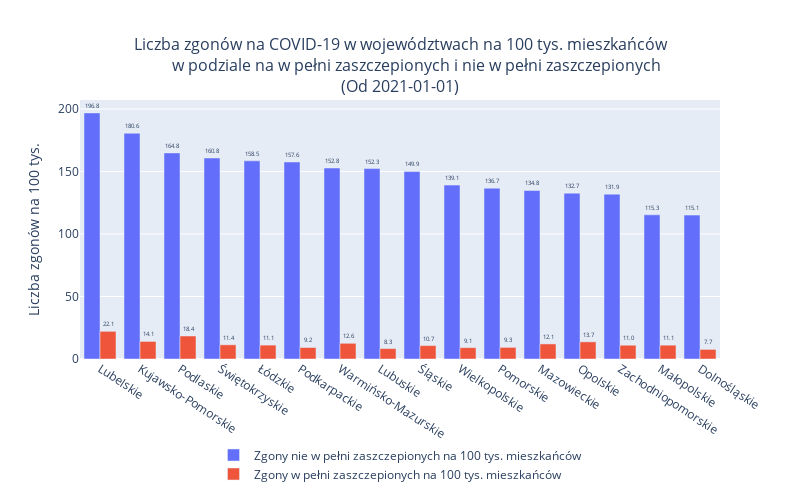

Notebook cell for this chart:
### Code cell
from_date = datetime.date(2021,1,1)

df = prepare_df(dfd, from_date)
plot_df(from_date, df)

### Figure 1 — Plotly figure (JSON) as saved in the notebook; plotly's stock layout.template omitted (floating-point values rounded to 4 significant figures)
{"data": [{"name": "Zgony nie w pełni zaszczepionych na 100 tys. mieszkańców", "offsetgroup": "1", "text": [196.8, 180.6, 164.8, 160.8, 158.5, 157.6, 152.8, 152.3, 149.9, 139.1, 136.7, 134.8, 132.7, 131.9, 115.3, 115.1], "textposition": "outside", "texttemplate": "%{text:2.1f}", "type": "bar", "x": ["Lubelskie", "Kujawsko-Pomorskie", "Podlaskie", "Świętokrzyskie", "Łódzkie", "Podkarpackie", "Warmińsko-Mazurskie", "Lubuskie", "Śląskie", "Wielkopolskie", "Pomorskie", "Mazowieckie", "Opolskie", "Zachodniopomorskie", "Małopolskie", "Dolnośląskie"], "y": [196.8, 180.6, 164.8, 160.8, 158.5, 157.6, 152.8, 152.3, 149.9, 139.1, 136.7, 134.8, 132.7, 131.9, 115.3, 115.1]}, {"name": "Zgony w pełni zaszczepionych na 100 tys. mieszkańców", "offsetgroup": "2", "text": [22.15, 14.06, 18.41, 11.35, 11.12, 9.193, 12.57, 8.34, 10.73, 9.066, 9.29, 12.07, 13.72, 11.02, 11.05, 7.678], "textposition": "outside", "texttemplate": "%{text:2.1f}", "type": "bar", "x": ["Lubelskie", "Kujawsko-Pomorskie", "Podlaskie", "Świętokrzyskie", "Łódzkie", "Podkarpackie", "Warmińsko-Mazurskie", "Lubuskie", "Śląskie", "Wielkopolskie", "Pomorskie", "Mazowieckie", "Opolskie", "Zachodniopomorskie", "Małopolskie", "Dolnośląskie"], "y": [22.15, 14.06, 18.41, 11.35, 11.12, 9.193, 12.57, 8.34, 10.73, 9.066, 9.29, 12.07, 13.72, 11.02, 11.05, 7.678]}], "layout": {"barmode": "group", "height": 500, "legend": {"title": {"text": ""}, "x": 0.5, "xanchor": "center", "y": -0.5}, "title": {"font": {"size": 16}, "text": "Liczba zgonów na COVID-19 w województwach na 100 tys. mieszkańców<br>        w podziale na w pełni zaszczepionych i nie w pełni zaszczepionych<br>(Od 2021-01-01)", "x": 0.5, "xanchor": "center"}, "uniformtext": {"minsize": 6, "mode": "show"}, "width": 800, "xaxis": {"tickangle": 33}, "yaxis": {"title": {"text": "Liczba zgonów na 100 tys."}}}}
